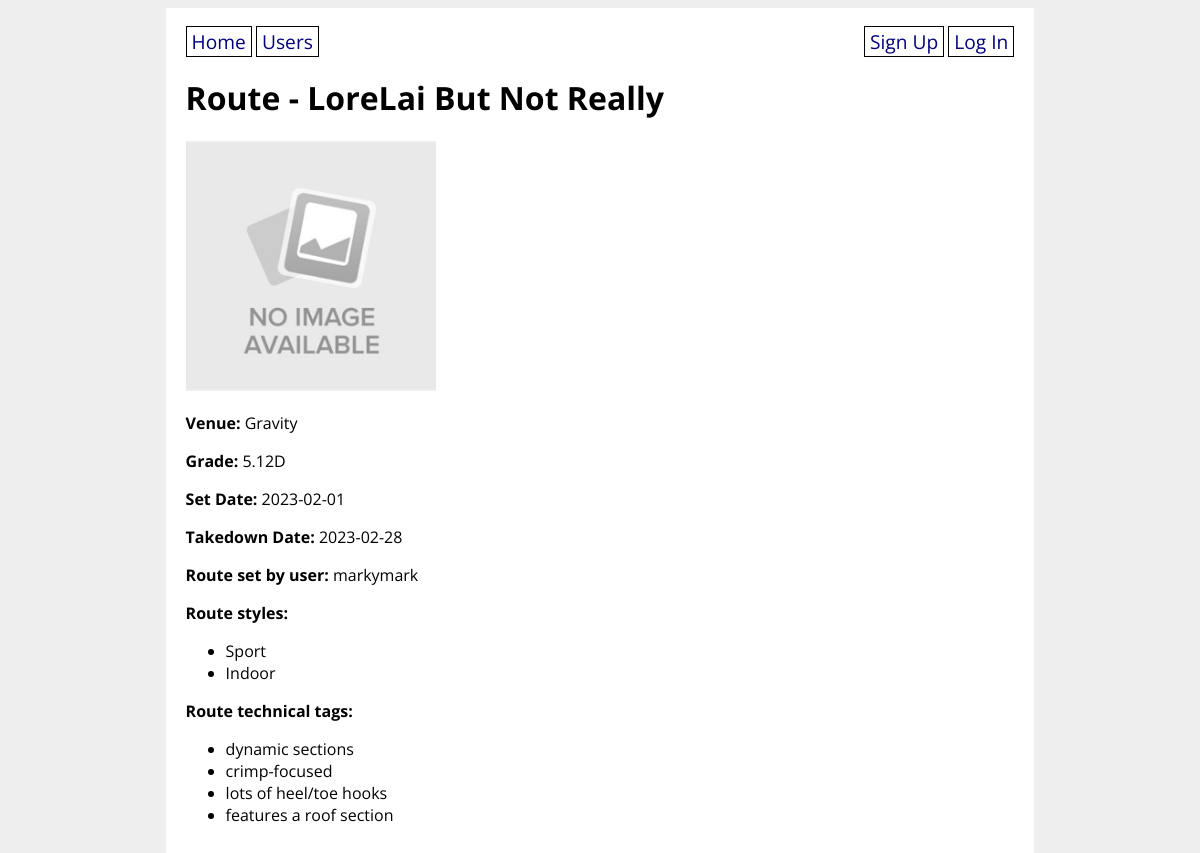
Screenshot of /route/7 with the database file from the repository.
### climbunity_app/models.py (models this page shows, shortened)
class Route(db.Model):
    id = db.Column(db.Integer, primary_key=True)
    venue_id = db.Column(db.Integer, db.ForeignKey('venue.id'), nullable=False)
    setter_id = db.Column(db.Integer, db.ForeignKey('user.id'))
    name = db.Column(db.String(80), nullable=False)
    grade = db.Column(db.String(10), nullable=False)
    photo_url = db.Column(URLType)
    route_set_date = db.Column(db.Date)
    route_takedown_date = db.Column(db.Date)
    projecting_users = db.relationship('User',
        secondary='user_project_lists', back_populates='user_projects'
    )
    ascents_on_route = db.relationship('Ascent',
        secondary='route_ascent_lists', back_populates='routes_ascended'
    )
    possible_route_styles = db.relationship('Style',
        secondary='route_style_lists', back_populates='route_styles'
    )
    route_tags = db.relationship('Tag',
        secondary='route_tag_lists', back_populates='tagged_routes'
    )

class Venue(db.Model):
    id = db.Column(db.Integer, primary_key=True)
    name = db.Column(db.String(80), nullable=False)
    address = db.Column(db.String(80), nullable=False)
    open_hours = db.Column(db.String(1000))
    description = db.Column(db.String(1000))
    booked_appointments = db.relationship('Appointment',
        secondary='venue_bookings', back_populates='appointment_venues'
    )
    def __str__(self):
        return f'{self.name}'

class User(UserMixin, db.Model):
    id = db.Column(db.Integer, primary_key=True)
    username = db.Column(db.String(80), nullable=False, unique=True)
    password = db.Column(db.String(200), nullable=False)
    email = db.Column(db.String(200), nullable=False)
    first_name = db.Column(db.String(50), nullable=False)
    last_name = db.Column(db.String(50), nullable=False)
    address = db.Column(db.String(200), nullable=False)
    has_gear = db.Column(db.Boolean, nullable=False)
    user_projects = db.relationship('Route',
        secondary='user_project_lists', back_populates='projecting_users'
    )
    user_appointments = db.relationship('Appointment',
        secondary='appointment_guests', back_populates='appointment_attendants'
    )
    user_does_styles = db.relationship('Style',
        secondary='user_style_lists', back_populates='climber_styles'
    )
    def __str__(self):
        return f'{self.username}'

class Style(db.Model):
    id = db.Column(db.Integer, primary_key=True)
    style = db.Column(db.String(8))
    climber_styles = db.relationship('User',
        secondary='user_style_lists', back_populates='user_does_styles'
    )
    route_styles = db.relationship('Route',
        secondary='route_style_lists', back_populates='possible_route_styles'
    )
    def __str__(self):
        return f'{self.style}'

class Tag(db.Model):
    id = db.Column(db.Integer, primary_key=True)
    tag = db.Column(db.String)
    tagged_routes = db.relationship('Route',
        secondary='route_tag_lists', back_populates='route_tags'
    )
    def __str__(self):
        return f'{self.tag}'
    def __repr__(self):
        return f'{self.tag}'

### climbunity_app/main/routes.py (the view, shortened to what this page needs)
@main.route('/route/<route_id>', methods=['GET', 'POST'])
def route_detail(route_id):
    route = Route.query.get(route_id)
    route_venue = Venue.query.get(route.venue_id)
    setter = User.query.get(route.setter_id)
    form = RouteForm(obj=route)
    item = Route.query.get(route_id)
    return render_template('route_detail.html', form=form, route=route, route_venue=route_venue, setter=setter)

### climbunity_app/templates/route_detail.html (shortened to what this page needs)
{% extends 'base.html' %}
{% block content %}
<h1>Route - {{ route.name }}</h1>
{% if route.photo_url %}
    <p><img src="{{ route.photo_url }}" width="250px" height="250px"></p>
{% endif %}
<p><strong>Venue:</strong> {{ route_venue }}</p>
<p><strong>Grade:</strong> {{ route.grade }}</p>
<p><strong>Set Date:</strong> {{ route.route_set_date }}</p>
<p><strong>Takedown Date:</strong> {{ route.route_takedown_date }}</p>
<p><strong>Route set by user:</strong> {{ setter }}</p>
<p><strong>Route styles:</strong></p>
<ul>
    {% for style in route.possible_route_styles %}
        <li>{{ style }}</li>
    {% endfor %}
</ul>
<p><strong>Route technical tags:</strong></p>
<ul>
    {% for tag in route.route_tags %}
        <li>{{ tag }}</li>
    {% endfor %}
</ul>
{% endblock %}

### climbunity_app/static/style.css (style rules this page uses)
body { display: flex; flex-direction: column; align-items: center; background-color: #eee; font-family: 'Open Sans', sans-serif; }

### rows the page displays
Route: name "LoreLai But Not Really", photo_url (placeholder picture), grade "5.12D", route_set_date "2023-02-01", route_takedown_date "2023-02-28"
Venue: name "Gravity"
User: username "markymark"
Style: style "Sport"
Style: style "Indoor"
Tag: tag "dynamic sections"
Tag: tag "crimp-focused"
Tag: tag "lots of heel/toe hooks"
Tag: tag "features a roof section"
